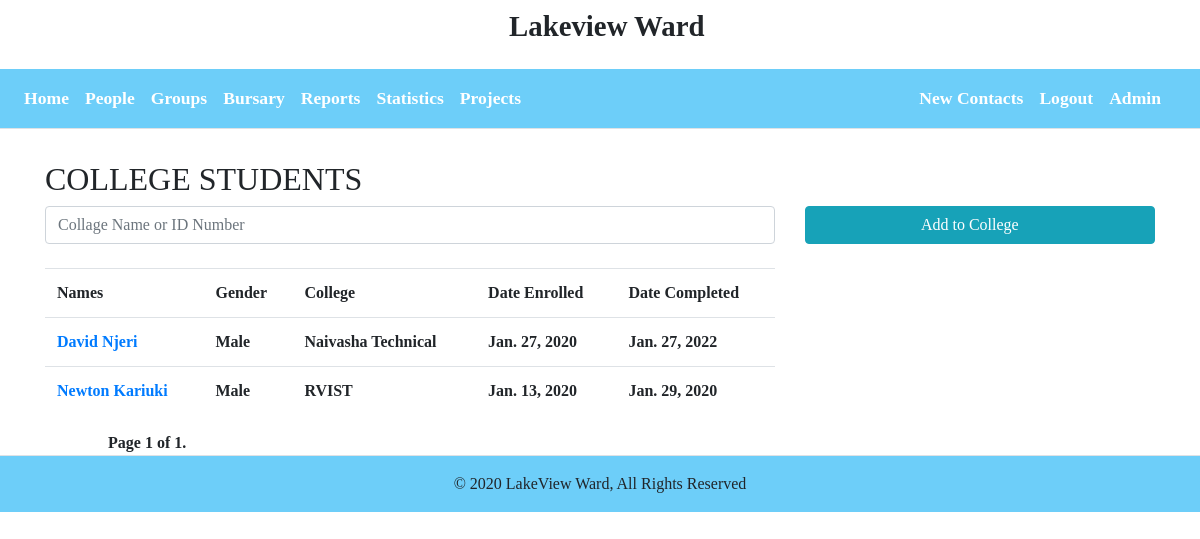
/college/ (signed in), run on the app's committed database.
### citizens/models.py (models this page shows, shortened)
class College(models.Model):
    citizen = models.OneToOneField("Citizen", on_delete=models.CASCADE)
    collage_name = models.CharField( max_length=50)
    college_location = models.CharField(max_length=50)
    date_enrolled = models.DateField("Enrollement Date", auto_now=False, auto_now_add=False)
    date_completed = models.DateField("Completion Date", auto_now=False, auto_now_add=False, blank=True, default=timezone.now())
    course = models.CharField(max_length=50)
    duration = models.IntegerField("Period of Years")
    is_dropout = models.BooleanField(default=False)
    class Meta:
        verbose_name = "College"
        verbose_name_plural = "Colleges"

class Citizen(models.Model):
    id_number = models.PositiveIntegerField(primary_key=True,verbose_name="Identification Number", unique=True)
    person = models.OneToOneField("Person", on_delete=models.CASCADE)
    location = models.CharField(max_length=150)
    email = models.EmailField(max_length=255, blank=True)
    phone_number = models.CharField("Phone Number", max_length=12, blank=True, default='0704893840')
    voting_centre = models.CharField('Voting Centre', max_length=50, default='Unity Primary School')
    uploaded_to_google = models.BooleanField(default=False)
    class Meta:
        verbose_name= 'Citizen'
        verbose_name_plural = 'Citizens'

class Person(models.Model):
    GENDER = (
        ('M', 'Male'),
        ('F', 'Female')
    )
    person_id = models.UUIDField(primary_key=True, default=uuid.uuid4, editable=False)
    surname = models.CharField(max_length=50, default="")
    first_name = models.CharField(max_length=50)
    last_name = models.CharField(max_length=50)
    gender = models.CharField(choices=GENDER, max_length=10)
    dob = models.DateField("Date of Birth", auto_now=False, auto_now_add=False)
    class Meta:
        verbose_name = "Person"
        verbose_name_plural = "Persons"
    def get_person(self):
        return self.first_name+' '+self.last_name

### citizens/views.py (the view)
# urls.py: path('college/', CollegeListView.as_view(), name="college-list"),
class CollegeListView(LoginRequiredMixin,ListView):
    model = College
    template_name = 'collegelist.html'
    context_object_name = 'colleges'
    paginate_by = 25
    def get_queryset(self):
        query_name = self.request.GET.get('q')
        if query_name != None and query_name != '':
            try:
                query_name = int(query_name)
                return College.objects.filter(citizen=query_name)
            except ValueError:
                return College.objects.filter(collage_name__icontains =query_name)
        return super().get_queryset()
    def get_context_data(self, **kwargs):
        context = super().get_context_data(**kwargs)
        return context

### citizens/templates/collegelist.html (shortened to what this page needs)
{% extends 'base.html' %}
{% load static %}
{% block content %}
<div class="container mb-3 mt-3">
    <h2>COLLEGE STUDENTS </h2>
    <div class="row ">
        <form class="form-horizontal col-md-8" method="get">
            <input class="form-control" type="text" name="q" id="" placeholder="Collage Name or ID Number">
        </form>
        <div class="col-md-4 col-sm-12">
            {% if user.is_admin %}
                <a href="{% url 'college-create' %}" class="btn btn-info mb-2 w-100"> Add to College<i class="fa fa-plus ml-2"></i></a>
            {% endif %}
        </div>
    </div>
</div>
<div class="container">
    <div class="row">
        <div class="col-md-8">
            <table class="table">
                <tr>
                    <th>Names</th>
                    <th>Gender</th>
                    <th>College</th>
                    <th>Date Enrolled</th>
                    <th>Date Completed</th>
                </tr>
                {% for college in colleges %}
                    <tr>
                        <td class="">
                        <a href="/college/detail/{{college.pk}}" class="">{{ college.citizen.person.get_person }}</a>
                        </td>
                        <td>{{ college.citizen.person.get_gender_display }}</td>
                        <td>{{ college.collage_name }}</td>
                        <td>{{ college.date_enrolled }}</td>
                        <td>{{ college.date_completed }}</td>
                    </tr>
                {% endfor %}
            </table>
            <div class="container ml-5">
                {% include 'paginate.html' %}
            </div>
        </div>
        <div class="col-md-4">
        </div>
    </div>
</div>
{% endblock %}

### citizens/static/master.css (style rules this page uses)
html, body { margin:0%; padding:0%; font-style: normal; font-family:'Times New Roman', Times, serif; font-size: medium; font-weight: 900; }

### data on the page
College: citizen.person.get_person "David Njeri", citizen.person.gender "Male", collage_name "Naivasha Technical", date_enrolled "Jan. 27, 2020", date_completed "Jan. 27, 2022"
College: citizen.person.get_person "Newton Kariuki", citizen.person.gender "Male", collage_name "RVIST", date_enrolled "Jan. 13, 2020", date_completed "Jan. 29, 2020"

### other printed values
{{ page_obj.number }} "1"
{{ paginator.num_pages }} "1"
